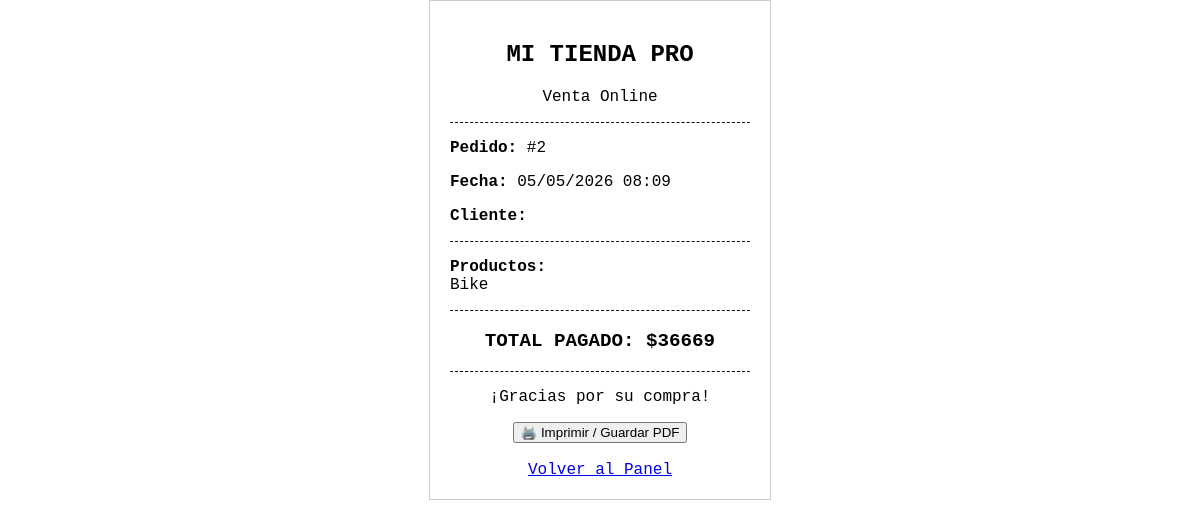
Page /imprimir_boleta/2 on the earlier database version.
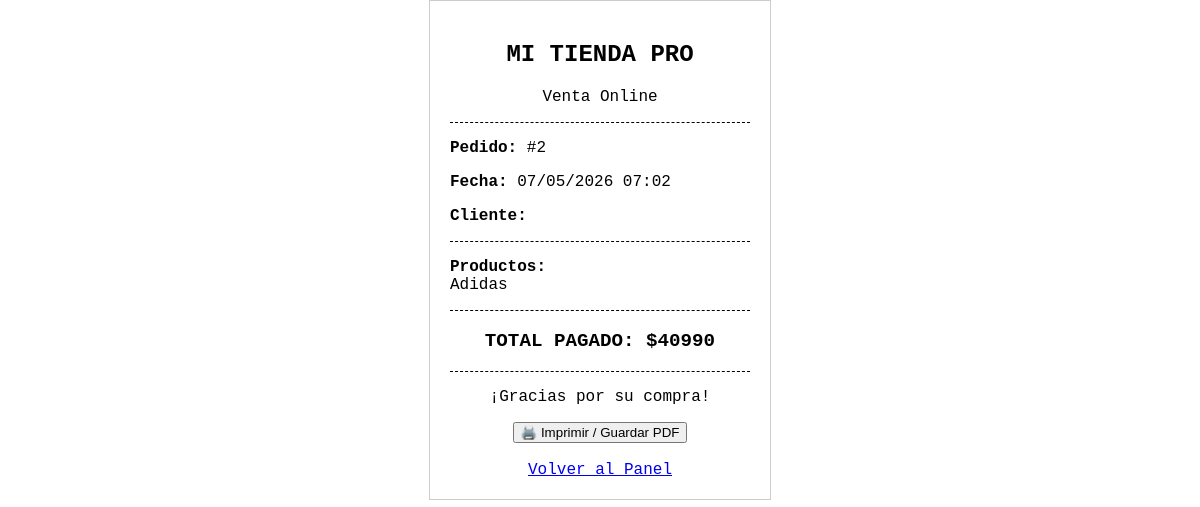
Same page on the later database version.
### app.py (models this page shows)
class Pedido(db.Model):
    id = db.Column(db.Integer, primary_key=True)
    productos_nombres = db.Column(db.String(500))
    total_pagado = db.Column(db.Integer)
    fecha = db.Column(db.DateTime, default=db.func.now())

### app.py (the view)
@app.route('/imprimir_boleta/<int:id>')
def imprimir_boleta(id):
    pedido = Pedido.query.get_or_404(id)
    return render_template('boleta.html', pedido=pedido)

### templates/boleta.html (shortened to what this page needs)
<!DOCTYPE html>
<html>
<head>
</head>
<body>
    <div class="text-center">
        <h2>MI TIENDA PRO</h2>
        <p>Venta Online</p>
    </div>
    <div class="divider"></div>
    <p><strong>Pedido:</strong> #{{ pedido.id }}</p>
    <p><strong>Fecha:</strong> {{ pedido.fecha.strftime('%d/%m/%Y %H:%M') }}</p>
    <p><strong>Cliente:</strong> {{ pedido.nombre_cliente }}</p>
    <div class="divider"></div>
    <p><strong>Productos:</strong><br>{{ pedido.productos_nombres }}</p>
    <div class="divider"></div>
    <p class="total text-center">TOTAL PAGADO: ${{ pedido.total_pagado }}</p>
    <div class="divider"></div>
    <p class="text-center">¡Gracias por su compra!</p>
    <div class="no-print text-center">
        <button onclick="window.print()">🖨️ Imprimir / Guardar PDF</button>
        <br><br>
        <a href="/admin">Volver al Panel</a>
    </div>
</body>
</html>

Differences in the rows shown:
changed Pedido id 2: fecha "05/05/2026 08:09" → "07/05/2026 07:02"; productos_nombres "Bike" → "Adidas"; total_pagado "36669" → "40990"
